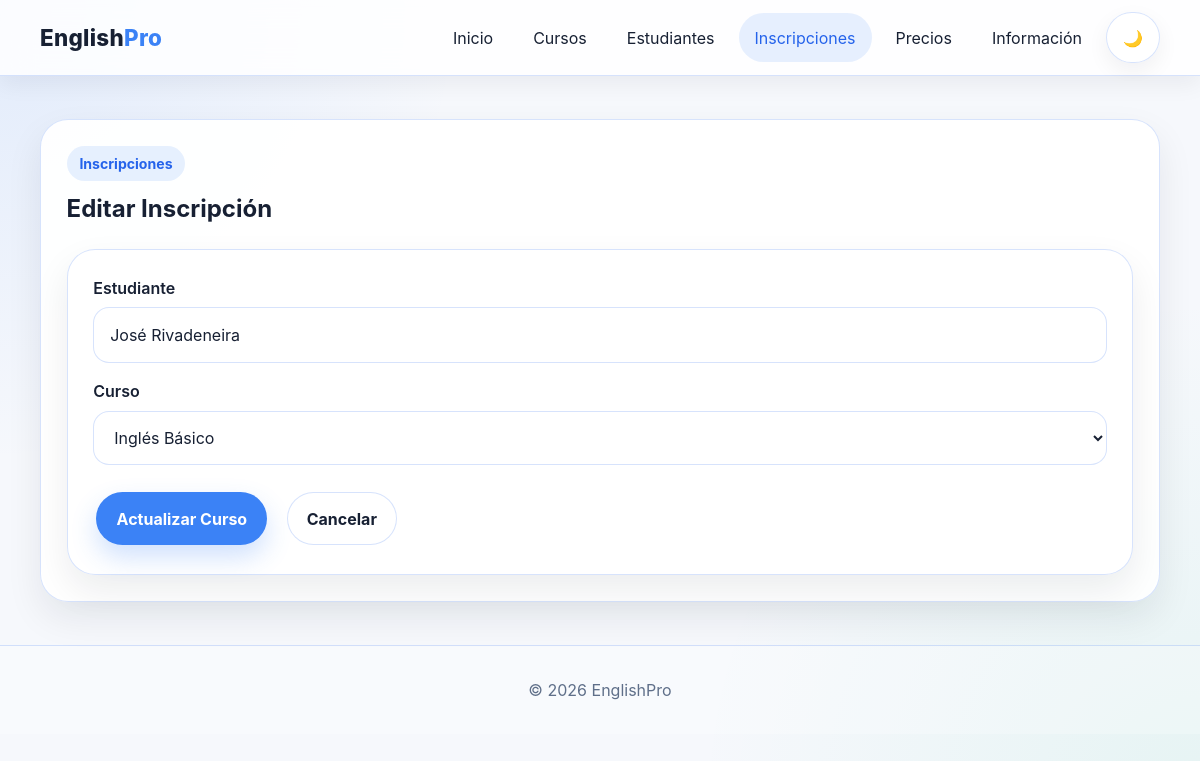
The app's page /index.php?pagina=inscripciones&accion=editar&id=1 with its own data.
### tables this page shows
CREATE TABLE inscripciones (
    id_inscripcion INT AUTO_INCREMENT PRIMARY KEY,
    id_estudiante INT NOT NULL,
    id_curso INT NOT NULL,
    fecha_inscripcion DATE NOT NULL,

    CONSTRAINT fk_estudiante
        FOREIGN KEY (id_estudiante)
        REFERENCES estudiantes(id_estudiante)
        ON UPDATE CASCADE
        ON DELETE CASCADE,

    CONSTRAINT fk_curso
        FOREIGN KEY (id_curso)
        REFERENCES cursos(id_curso)
        ON UPDATE CASCADE
        ON DELETE CASCADE
);

CREATE TABLE estudiantes (
    id_estudiante INT AUTO_INCREMENT PRIMARY KEY,
    nombre VARCHAR(100) NOT NULL,
    apellido VARCHAR(100) NOT NULL,
    correo VARCHAR(100) NOT NULL UNIQUE,
    telefono VARCHAR(20) NOT NULL
);

CREATE TABLE cursos (
    id_curso INT AUTO_INCREMENT PRIMARY KEY,
    nombre VARCHAR(100) NOT NULL,
    nivel ENUM('Básico','Intermedio','Avanzado') NOT NULL,
    precio DECIMAL(8,2) NOT NULL,
    duracion VARCHAR(50) NOT NULL,
    descripcion TEXT
);

### app/models/Inscripcion.php (called while the page is built, shortened)
<?php
require_once "../config/database.php";
class Inscripcion
{
    private $conn;
    public function __construct()
    {
        $database = new Database();
        $this->conn = $database->conectar();
    }
public function obtenerInscripcionPorId($id)
{
    $sql = "SELECT * FROM inscripciones
            WHERE id_inscripcion = :id";
    $stmt = $this->conn->prepare($sql);
    $stmt->execute([
        ':id' => $id
    ]);
    return $stmt->fetch(PDO::FETCH_ASSOC);
}
}

### config/database.php (called while the page is built, shortened)
<?php
class Database
{
    private $host;
    private $db_name;
    private $username;
    private $password;
    private $port;
    public function __construct()
    {
        $this->host = getenv("DB_HOST") ?: "localhost";
        $this->db_name = getenv("DB_NAME") ?: "englishpro_db";
        $this->username = getenv("DB_USER") ?: "root";
        $this->password = getenv("DB_PASS") ?: "";
        $this->port = getenv("DB_PORT") ?: "3306";
    }
    public function conectar()
    {
        $this->conn = null;
        try {
            $dsn = "mysql:host={$this->host};port={$this->port};dbname={$this->db_name};charset=utf8mb4";
            $this->conn = new PDO(
                $dsn,
                $this->username,
                $this->password,
                [
                    PDO::ATTR_ERRMODE => PDO::ERRMODE_EXCEPTION,
                    PDO::ATTR_DEFAULT_FETCH_MODE => PDO::FETCH_ASSOC,
                    PDO::ATTR_EMULATE_PREPARES => false
                ]
            );
        } catch (PDOException $e) {
            die("Error de conexión: " . $e->getMessage());
        }
        return $this->conn;
    }
}

### app/models/Curso.php (called while the page is built, shortened)
<?php
require_once "../config/database.php";
class Curso
{
    private $conn;
    public function __construct()
    {
        $database = new Database();
        $this->conn = $database->conectar();
    }
    public function obtenerTodos()
    {
    $sql = "SELECT id_curso, nombre
            FROM cursos
            ORDER BY nombre";
    $stmt = $this->conn->prepare($sql);
    $stmt->execute();
    return $stmt->fetchAll(PDO::FETCH_ASSOC);
    }
}

### app/models/Estudiante.php (called while the page is built, shortened)
<?php
require_once "../config/database.php";
class Estudiante
{
    private $conn;
    public function __construct()
    {
        $database = new Database();
        $this->conn = $database->conectar();
    }
    public function obtenerTodos()
    {
    $sql = "SELECT
                id_estudiante,
                nombre,
                apellido
            FROM estudiantes
            ORDER BY nombre";
    $stmt = $this->conn->prepare($sql);
    $stmt->execute();
    return $stmt->fetchAll(PDO::FETCH_ASSOC);
    }
}

### app/controllers/InscripcionController.php (called while the page is built, shortened)
<?php
require_once "../app/models/Inscripcion.php";
require_once "../app/models/Curso.php";
require_once "../app/models/Estudiante.php";
class InscripcionController
{
    private $modelo;
    private $curso;
    private $estudiante;
    public function __construct()
    {
        $this->modelo = new Inscripcion();
        $this->curso = new Curso();
        $this->estudiante = new Estudiante();
    }
    public function obtenerCursos()
    {
        return $this->curso->obtenerTodos();
    }
    public function obtenerEstudiantes()
    {
        return $this->estudiante->obtenerTodos();
    }
    public function obtenerInscripcion($id)
    {
    return $this->modelo->obtenerInscripcionPorId($id);
    }
}

### app/views/inscripciones/editar.php (the view, shortened to what this page needs)
<section class="section">
    <div class="container">
        <div class="content-box">
            <div class="section__head">
                <span class="section__tag">Inscripciones</span>
                <h2>Editar Inscripción</h2>
            </div>
            <form method="POST" class="contact-form">
                <div class="form-group">
                    <label>Estudiante</label>
                    <input
                        type="text"
                        value="<?php
                            foreach($estudiantes as $estudiante){
                                if($estudiante['id_estudiante'] == $inscripcion['id_estudiante']){
                                    echo $estudiante['nombre'] . ' ' . $estudiante['apellido'];
                                }
                            }
                        ?>"
                        readonly>
                </div>
                <div class="form-group">
                    <label>Curso</label>
                    <select name="id_curso" required>
                        <?php foreach($cursos as $curso): ?>
                            <option
                                value="<?= $curso['id_curso']; ?>"
                                <?= $curso['id_curso'] == $inscripcion['id_curso'] ? 'selected' : ''; ?>>
                                <?= $curso['nombre']; ?>
                            </option>
                        <?php endforeach; ?>
                    </select>
                </div>
                <div class="hero__actions">
                    <button class="btn btn--primary" type="submit">
                        Actualizar Curso
                    </button>
                    <a
                        class="btn btn--ghost"
                        href="index.php?pagina=inscripciones">
                        Cancelar
                    </a>
                </div>
            </form>
        </div>
    </div>
</section>

### public/CSS/normalice.css (style rules this page uses)
*, *::before, *::after { box-sizing: border-box; }
html { line-height: 1.5; -webkit-text-size-adjust: 100%; scroll-behavior: smooth; }
body { margin: 0; }
h1, h2, h3, h4, h5, h6, p { margin: 0; }
a { background-color: transparent; text-decoration: none; color: inherit; }
button, input, select, textarea { font: inherit; }
button { border: 0; background: none; cursor: pointer; }
input, select, textarea, button { outline: none; }

### public/CSS/styles.css (style rules this page uses)
:root { --bg: #f6f8fc; --bg-alt: #edf3ff; --surface: rgba(255, 255, 255, 0.94); --surface-strong: #ffffff; --text: #172033; --muted: #5f6f89; --primary: #3b82f6; --primary-dark: #2563eb; --primary-soft: rgba(59, 130, 246, 0.12); --border: rgba(37, 99, 235, 0.18); --border-strong: rgba(37, 99, 235, 0.28); --shadow: 0 16px 36px rgba(15, 23, 42, 0.08); --shadow-soft: 0 8px 22px rgba(15, 23, 42, 0.06); --radius: 28px; --radius-sm: 16px; --header-h: 76px; }
body { min-height: 100vh; background: radial-gradient(circle at top left, rgba(59, 130, 246, 0.11), transparent 32%), radial-gradient(circle at bottom right, rgba(16, 185, 129, 0.07), transparent 35%), var(--bg); color: var(--text); font-family: Inter, system-ui, -apple-system, BlinkMacSystemFont, "Segoe UI", sans-serif; padding-top: var(--header-h); }
.container { width: min(1120px, calc(100% - 2rem)); margin: 0 auto; }
.section { padding: 2.7rem 0; }
.section__head { margin-bottom: 1.4rem; }
.section__head h2, .content-box h2, .pricing-card h2, .timeline__item h3, .info-card h3 { font-size: clamp(1.3rem, 2vw, 2rem); margin-top: 0.6rem; margin-bottom: 0.5rem; }
.hero__content, .hero__card, .content-box, .pricing-card, .info-card, .contact-form, .timeline__item, .accordion__item { background: var(--surface); border: 1px solid var(--border); border-radius: var(--radius); box-shadow: var(--shadow); }
.contact-form, .content-box, .pricing-card, .info-card { padding: 1.6rem; }
.badge, .section__tag { display: inline-flex; padding: 0.45rem 0.8rem; border-radius: 999px; background: var(--primary-soft); color: var(--primary-dark); font-weight: 700; font-size: 0.88rem; }
.hero__actions { display: flex; flex-wrap: wrap; gap: 0.8rem; margin-top: 1.5rem; }
.btn { display: inline-flex; align-items: center; justify-content: center; min-height: 48px; padding: 0.85rem 1.2rem; border-radius: 999px; font-weight: 700; transition: 0.25s ease; border: 1px solid transparent; }
.btn--primary { background: var(--primary); color: white; box-shadow: 0 12px 26px rgba(59, 130, 246, 0.24); }
.btn--ghost { border: 1px solid var(--border); background: rgba(255, 255, 255, 0.55); color: var(--text); }
.form-group { display: grid; gap: 0.45rem; margin-bottom: 1rem; }
label { color: var(--text); font-weight: 600; }
input, select, textarea { width: 100%; border-radius: 16px; border: 1px solid var(--border); background: rgba(255, 255, 255, 0.82); color: var(--text); padding: 0.95rem 1rem; outline: none; }
input::placeholder, textarea::placeholder { color: var(--muted); }
select option { background-color: #ffffff; color: #172033; }
.content-box .btn { margin: 0.2rem; }

### records on screen
inscripciones: id_estudiante.id_estudiante "José Rivadeneira", id_curso "Inglés Básico"
